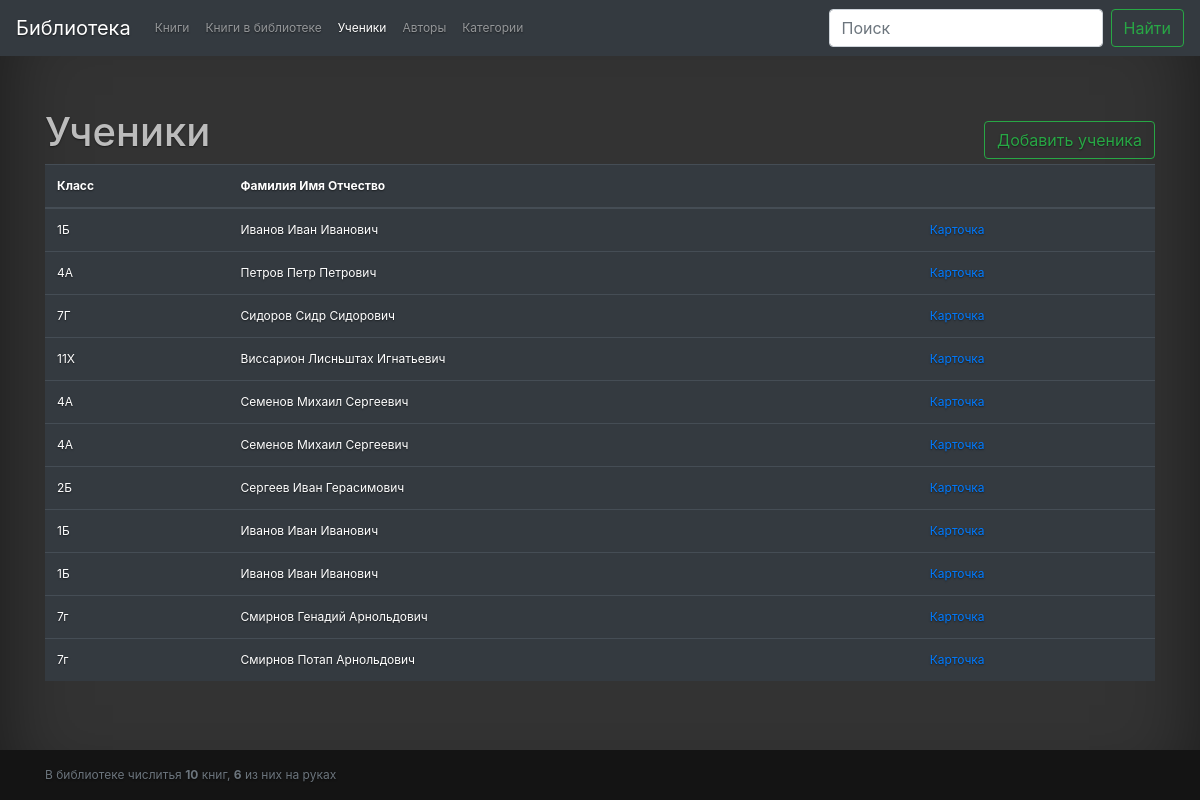
Page /students.php on the committed database.
### tables this page shows
CREATE TABLE `students` (
  `id` int(7) UNSIGNED NOT NULL,
  `fio` varchar(75) NOT NULL,
  `class` varchar(3) NOT NULL
);

### Library/safemysql.class.php (called while the page is built, shortened)
<?php
class SafeMySQL
{
	protected $conn;
	protected $defaults = array(
		'host'      => 'localhost',
		'user'      => 'root',
		'pass'      => 'root',
		'db'        => 'darian',
		'port'      => NULL,
		'socket'    => NULL,
		'pconnect'  => FALSE,
		'charset'   => 'utf8',
		'errmode'   => 'exception',
		'exception' => 'Exception',
	);
	function __construct($opt = array())
	{
		$opt = array_merge($this->defaults,$opt);
		@$this->conn = mysqli_connect($opt['host'], $opt['user'], $opt['pass'], $opt['db'], $opt['port'], $opt['socket']);
		mysqli_set_charset($this->conn, $opt['charset']) or $this->error(mysqli_error($this->conn));
	}
	public function fetch($result,$mode=self::RESULT_ASSOC)
	{
		return mysqli_fetch_array($result, $mode);
	}
	public function getOne()
	{
		$query = $this->prepareQuery(func_get_args());
		if ($res = $this->rawQuery($query))
		{
			$row = $this->fetch($res);
			if (is_array($row)) {
				return reset($row);
			}
		}
		return FALSE;
	}
	public function getAll()
	{
		$ret   = array();
		$query = $this->prepareQuery(func_get_args());
		if ( $res = $this->rawQuery($query) )
		{
			while($row = $this->fetch($res))
			{
				$ret[] = $row;
			}
		}
		return $ret;
	}
	protected function rawQuery($query)
	{
		$start = microtime(TRUE);
		$res   = mysqli_query($this->conn, $query);
		$timer = microtime(TRUE) - $start;
		return $res;
	}
	protected function prepareQuery($args)
	{
		$query = '';
		$raw   = array_shift($args);
		$array = preg_split('~(\?[nsiuap])~u',$raw,null,PREG_SPLIT_DELIM_CAPTURE);
		$anum  = count($args);
		$pnum  = floor(count($array) / 2);
		foreach ($array as $i => $part)
		{
			if ( ($i % 2) == 0 )
			{
				$query .= $part;
				continue;
			}
			$value = array_shift($args);
			switch ($part)
			{
				case '?n':
					$part = $this->escapeIdent($value);
					break;
			}
			$query .= $part;
		}
		return $query;
	}
	protected function escapeIdent($value)
	{
		if ($value)
		{
			return "`".str_replace("`","``",$value)."`";
		} else {
			$this->error("Empty value for identifier (?n) placeholder");
		}
	}
}

### Library/Library.php (called while the page is built, shortened)
<?php
require_once $_SERVER['DOCUMENT_ROOT'] . '/Library/safemysql.class.php';
class Library extends SafeMySQL
{
    private $table_books = 'books';
    private $table_authors = 'authors';
    private $table_categorys = 'categorys';
    private $table_students = 'students';
    function __construct()
    {
        $this->bookAll = $this->getOne('SELECT COUNT(*) FROM ?n', $this->table_books);
        $this->bookOnHand = $this->getOne('SELECT COUNT(*) FROM ?n WHERE on_hand!=0', $this->table_books);
        $this->authors = $this->getAll('SELECT * FROM ?n',$this->table_authors);
        $this->categorys = $this->getAll('SELECT * FROM ?n',$this->table_categorys);
    }
    function getAllStudents(){
        $students = $this->getAll('SELECT * FROM ?n', $this->table_students);
        return $students;
    }
}

### students.php (the view, shortened to what this page needs)
<?php
require_once $_SERVER['DOCUMENT_ROOT'] . '/Library/Library.php';
$library = new Library();
?>
<!doctype html>
<html lang="ru" class="h-100">
<head>
    <link rel="stylesheet" href="https://stackpath.bootstrapcdn.com/bootstrap/4.3.1/css/bootstrap.min.css">
    <link rel="stylesheet" href="/css/style.css">
</head>
<body class="d-flex flex-column">
<header>
    <nav class="navbar navbar-expand-md navbar-dark fixed-top bg-dark">
        <a class="navbar-brand" href="/">Библиотека</a>
        <div class="collapse navbar-collapse" id="navbarCollapse">
            <ul class="navbar-nav mr-auto">
                <? require_once ($_SERVER['DOCUMENT_ROOT'].'/snippets/_navbar.php'); ?>
            </ul>
            <form class="form-inline mt-2 mt-md-0">
                <input class="form-control mr-sm-2" type="text" name="search" placeholder="Поиск" aria-label="Search">
                <button class="btn btn-outline-success my-2 my-sm-0" type="submit">Найти</button>
            </form>
        </div>
    </nav>
</header>
<main role="main" class="flex-shrink-0">
    <div class="container">
        <div class="d-flex align-items-baseline justify-content-between flex-wrap">
            <h1 class="mt-5">Ученики</h1>
            <a href="?addStudent" class="btn btn-outline-success my-2 my-sm-0">Добавить ученика</a>
        </div>
        <?
        if ($_SERVER['REQUEST_METHOD'] == 'GET')
        {
            if (isset($_GET['search']))
                $students = $library->searchAllStudents($_GET['search']);
            elseif (isset($_GET['editStudent'])){
                $student = $library->getOneStudent($_GET['editStudent']);
                $onHandBooks = $library->getOnHandBooks($_GET['editStudent']);
                $freeBooks = $library->getFreeBooks();
            }
            elseif (isset($_GET['addStudent']))
                $addStudent = true;
            elseif (isset($_GET['backOnHandBook'])){
                $library->backOnHandBook($_GET['backOnHandBook']);
                $student = $library->getOneStudent($_GET['backStudent']);
                $onHandBooks = $library->getOnHandBooks($_GET['backStudent']);
                $freeBooks = $library->getFreeBooks();
            }
            else
                $students = $library->getAllStudents();
        }else{
            $student = $library->getOneStudent($_POST['id']);
            $onHandBooks = $library->getOnHandBooks($_POST['id']);
            $freeBooks = $library->getFreeBooks();
        }
        ?>
        <?if (isset($students)):?>
            <table class="table table-dark">
                <thead>
                <tr>
                    <th>Класс</th>
                    <th>Фамилия Имя Отчество</th>
                    <th></th>
                </tr>
                </thead>
                <tbody class="table-striped">
                <?php
                foreach ($students as $student){?>
                    <tr>
                        <td><?=$student['class']?></td>
                        <td><?=$student['fio']?></td>
                        <td><a href="?editStudent=<?=$student['id']?>">Карточка</a></td>
                    </tr>
                <?}
                ?>
                </tbody>
            </table>
        <?elseif (isset($studentMessage)):?>
            <h4><?=$studentMessage?></h4>
            <a href="students.php" class="btn btn-outline-success my-2 my-sm-0">Вернуться к списку</a>
        <?else:?>
            <h3>Ученик добавлен</h3>
            <a href="students.php" class="btn btn-outline-success my-2 my-sm-0">Назад к списку</a>
        <?endif;?>
    </div>
</main>
<? require_once ($_SERVER['DOCUMENT_ROOT'].'/snippets/_footer.php'); ?>
</body>
</html>

### css/style.css (style rules this page uses)
body { min-height: 100%; color: #bcbcbc; font-size: 12px; text-shadow: 0 0.05rem 0.1rem rgba(0, 0, 0, .5); box-shadow: inset 0 0 5rem rgba(0, 0, 0, .5); background-color: #333; }
main > .container { padding: 60px 15px 0; }

### rows in the picture
students: class "1Б", fio "Иванов Иван Иванович"
students: class "4А", fio "Петров Петр Петрович"
students: class "7Г", fio "Сидоров Сидр Сидорович"
students: class "11Х", fio "Виссарион Лисньштах Игнатьевич"
students: class "4А", fio "Семенов Михаил Сергеевич"
students: class "4А", fio "Семенов Михаил Сергеевич"
students: class "2Б", fio "Сергеев Иван Герасимович"
students: class "1Б", fio "Иванов Иван Иванович"
students: class "1Б", fio "Иванов Иван Иванович"
students: class "7г", fio "Смирнов Генадий Арнольдович"
students: class "7г", fio "Смирнов Потап Арнольдович"

### other values in the picture
$item[1] "Книги"
$item[1] "Книги в библиотеке"
$item[1] "Ученики"
$item[1] "Авторы"
$item[1] "Категории"
$library->bookAll "10"
$library->bookOnHand "6"
